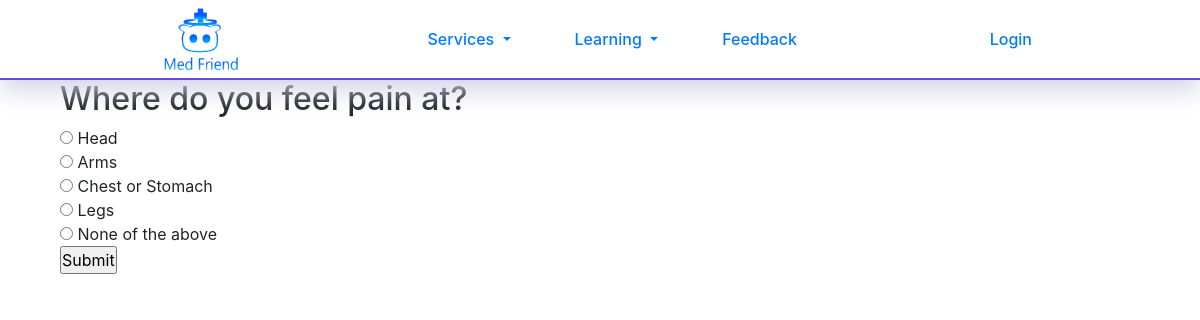
The page /Symptom_Checker on the database its author committed.
### Flask/Models.py (models this page shows, shortened)
class Symptom_qa(db.Model):
    id = db.Column(db.Integer, primary_key=True)
    question = db.Column(db.String(250), nullable=False)
    answer_1 = db.Column(db.String(250), nullable=False)
    answer_2 = db.Column(db.String(250), nullable=False)
    answer_3 = db.Column(db.String(250), nullable=False)
    answer_4 = db.Column(db.String(250), nullable=False)
    answer_5 = db.Column(db.String(250), nullable=False)

### Flask/symptom_checker/routes.py (the view)
@symptom_checker.route("/Symptom_Checker", methods=['POST', 'GET'])
def symptom_check():
    database = sqlite3.connect("flask/site.db")
    question_list = []
    get_answer = request.form.get("answer")
    if get_answer is None:
        answers_list = []
        answer_len = 0
    else:
        get_answer_list = request.form.get("answer_list")
        answers_list = eval(get_answer_list)
        answer_len = len(answers_list)+1
    question_obj = database.execute("SELECT * FROM symptom_qa WHERE id = ?", (answer_len+1,))
    for i in question_obj:
        question_list.append(i)
    if answer_len >=5:
        answers_list.append(get_answer)
        symptom_string= str(answers_list)
        symptom_obj = database.execute("SELECT * FROM symptom where symptom_password = ?",(symptom_string,))
        check_symptom_empty=symptom_obj.fetchone()
        if check_symptom_empty is None:
            error_message = "Please see a doctor for your symptoms"
            return render_template("Symptom Checker/Symptom.html", title="Symptom Checker", error_msg=error_message)
        else:
            symptom_obj = database.execute("SELECT * FROM symptom where symptom_password = ?", (symptom_string,))
            return render_template("Symptom Checker/Symptom.html", title="Symptom Checker", likely_ans=symptom_obj)
    elif get_answer is None:
        return render_template("Symptom Checker/Symptom Checker.html", title="Symptom Checker",
                               q_list=question_list, a_list=answers_list)
    elif get_answer is not None:
        answers_list.append(get_answer)
        return render_template("Symptom Checker/Symptom Checker.html", title="Symptom Checker",
                               q_list=question_list, a_list=answers_list)

### Flask/templates/Symptom Checker/Symptom Checker.html (shortened to what this page needs)
{% extends "layout.html" %}
{% block content %}
    <div class="container">
            <div class="col-8">
                {% for i in q_list %}
                <form action="Symptom_Checker" method="post">
                    <h2> {{ i[1] }}</h2>
                    <input type="radio" name="answer" value="1"> {{ i[2] }} <br>
                    <input type="radio" name="answer" value="2"> {{ i[3] }} <br>
                    <input type="radio" name="answer" value="3"> {{ i[4] }} <br>
                    <input type="radio" name="answer" value="4"> {{ i[5] }} <br>
                    <input type="radio" name="answer" value="5"> {{ i[6] }} <br>
                    <input type="submit">
                </form>
                </div>
                {% endfor %}
    </div>
{% endblock %}

### Flask/static/css/home.css (style rules this page uses)
* { padding: 0px; margin: 0px; }
body { background-color: rgb(255, 255, 255); }

### rows shown on the page
Symptom_qa: question "Where do you feel pain at?", answer_1 "Head", answer_2 "Arms", answer_3 "Chest or Stomach", answer_4 "Legs", answer_5 "None of the above"
